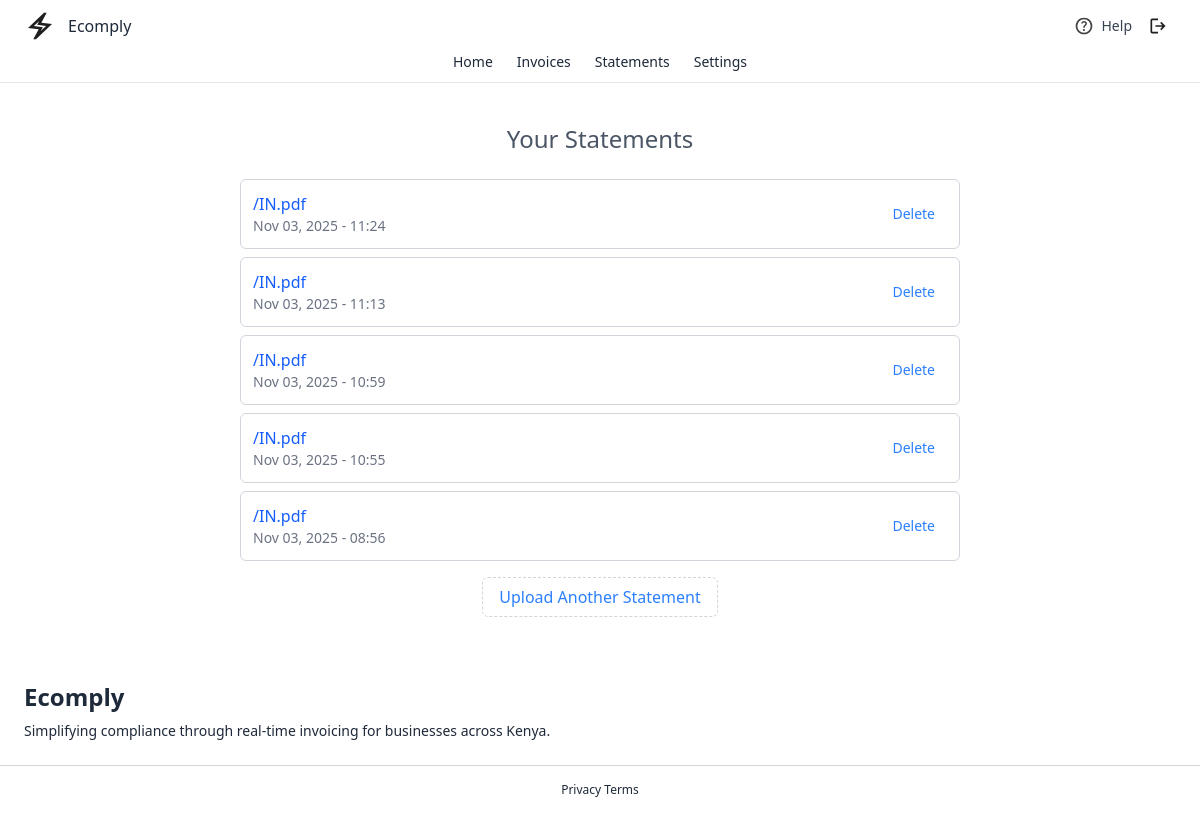
Page /statements/ (signed in) on the earlier database version.
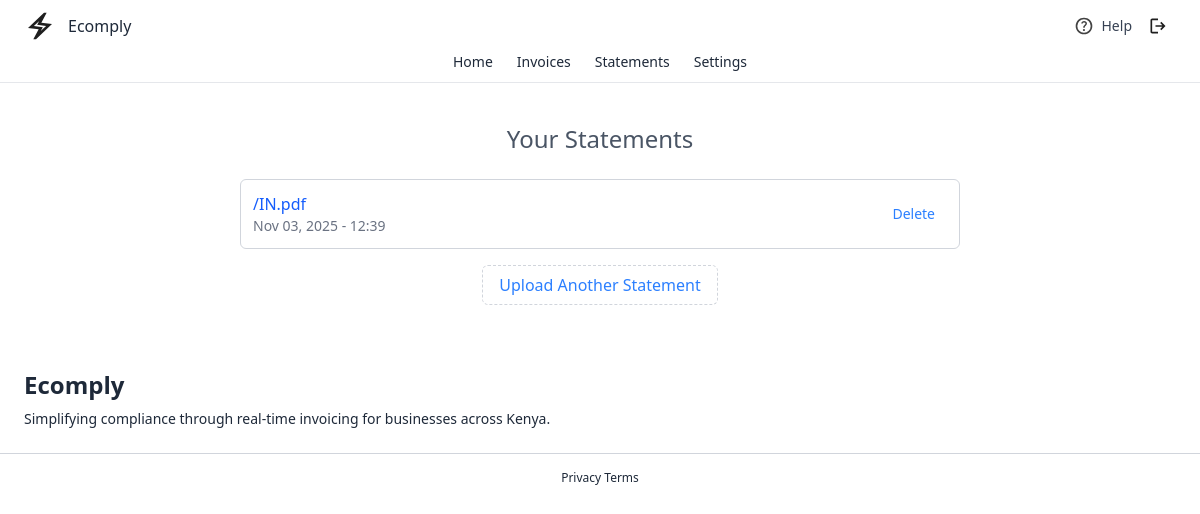
Same page on the later database version.
### page/models.py (models this page shows, shortened)
class UploadedStatement(models.Model):
    user = models.ForeignKey(User, on_delete=models.CASCADE)
    file = models.FileField(upload_to='statements/')
    uploaded_at = models.DateTimeField(auto_now_add=True)

### page/views.py (the view)
# urls.py: path('statements/', StatementListView.as_view(), name='statements'),
@method_decorator(login_required, name='dispatch')
class StatementListView(View):
    template_name = 'dashboard/statements.html'
    def get(self, request):
        statements = UploadedStatement.objects.filter(user=request.user).order_by('-uploaded_at')
        return render(request, self.template_name, {'statements': statements})

### templates/dashboard/statements.html (shortened to what this page needs)
{% extends 'base.html' %}
{% load static %}
{% block content %}
  {% include 'components/navbar.html' %}
  <div class="m-4 flex items-center justify-center bg-transparent">
    <div class="bg-white bg-opacity-95 rounded-md p-6 w-full max-w-3xl">
      <h1 class="text-2xl font-medium mb-6 text-gray-600 text-center">Your Statements</h1>
      {% if statements %}
        <ul class="divide-y divide-gray-200">
          {% for s in statements %}
            <li class="py-3 flex items-center justify-between border p-3 mb-2 border-gray-300 rounded-md hover:bg-blue-100">
              <div >
                <a href="{{ s.file.url }}" target="_blank" class="text-blue-600 hover:underline">
                  {{ s.file.name|slice:"10:" }}
                </a>
                <span class="text-gray-500 text-sm block">
                  {{ s.uploaded_at|date:"M d, Y - H:i" }}
                </span>
              </div>
              <form action="{% url 'delete_statement' s.pk %}" method="post" onsubmit="return confirm('Are you sure you want to delete this statement?');">
                <button type="submit"
                              class="px-3 py-1 text-sm  text-blue-500 hover:bg-gray-300 hover:text-blue-800 hover:rounded-md transition-all duration-200">
                  Delete
                </button>
              </form>
            </li>
          {% endfor %}
        </ul>
      {% else %}
        <p class="text-gray-600 text-center">No statements uploaded yet.</p>
      {% endif %}
      <div class="mt-6 text-center">
        <a href="{% url 'upload_statement' %}"
           class="px-4 py-2 border border-gray-300 border-dashed rounded-md text-blue-500 hover:bg-gray-300 hover:text-blue-800 hover:rounded-md transition-all duration-300">
          Upload Another Statement
        </a>
      </div>
    </div>
  </div>
      {% include 'components/Footer.html' %}
{% endblock %}

### templates/base.html (shortened to what this page needs)
{% load static tailwind_tags %}
<!DOCTYPE html>
<html lang="en">
<head>
      {% tailwind_css %}
</head>
<body>
      {% block content %}
    {% endblock %}
</body>
</html>

### templates/components/navbar.html
{% load static %}
<nav class="flex items-center justify-between px-6 py-2  bg-white">
  <div class="flex items-center space-x-3">
    <img src="{% static 'img/bolt.svg' %}" alt="Logo" class="h-8 w-8" />
        <span class="text-gray-800 font-medium">Ecomply</span>
  </div>
  {% load static %}
<div class="flex items-center space-x-2">
  <a href="#"
     class="flex items-center space-x-2 text-gray-700 hover:text-red-700 transition duration-200"
     title="Help">
    <img src="{% static 'img/help.svg' %}"
         alt="Help"
         class="w-5 h-5 object-contain">
    <span class="text-sm font-medium">Help</span>
  </a>
  <a href="{% url 'logout' %}"
     class="flex items-center justify-center w-9 h-9 rounded-full hover:bg-gray-100 transition duration-200"
     title="Logout">
    <img src="{% static 'img/logout.svg' %}"
         alt="Logout"
         class="w-5 h-5 object-contain">
  </a>
</div>
</nav>
<div class="flex items-center justify-center space-x-6 px-6  border-b border-gray-200 bg-white text-sm font-medium">
  <a href="{% url 'dashboard' %}" class="text-gray-800 border-b-2 border-transparent hover:border-blue-700 hover:text-blue-700 pb-2 transition-all duration-200">
   Home
  </a>
 <a href="{% url 'invoices' %}" class="text-gray-800 border-b-2 border-transparent hover:border-blue-700 hover:text-blue-700 pb-2 transition-all duration-200">
    Invoices
  </a>
  <a href="{% url 'statements' %}" class="text-gray-800 border-b-2 border-transparent hover:border-blue-700 hover:text-blue-700 pb-2 transition-all duration-200">
     Statements
  </a>
  <a href="#" class="text-gray-800 border-b-2 border-transparent hover:border-blue-700 hover:text-blue-700 pb-2 transition-all duration-200">
    Settings
  </a>
</div>

### templates/components/Footer.html (shortened to what this page needs)
{% load static %}
<footer class="w-full text-gray-800 py-8 mt-4 rounded-md">
  <div class="max-w-7xl mx-auto px-6 flex flex-col md:flex-row items-center justify-between space-y-4 md:space-y-0">
    <div class="text-center md:text-left md:flex-1">
      <h3 class="text-2xl font-semibold mb-2">Ecomply</h3>
      <p class="text-sm">
        Simplifying compliance through real-time invoicing for businesses across Kenya.
      </p>
    </div>
  </div>
  <div class="mt-6 text-center text-xs border-t border-gray-300 pt-4">
  <a href="#" class="hover:underline">Privacy</a>
      <a href="#" class="hover:underline">Terms</a>
  </div>
</footer>

Differences in the rows shown:
removed UploadedStatement: file.name "/IN.pdf", uploaded_at "Nov 03, 2025 - 11:24"
removed UploadedStatement: file.name "/IN.pdf", uploaded_at "Nov 03, 2025 - 11:13"
removed UploadedStatement: file.name "/IN.pdf", uploaded_at "Nov 03, 2025 - 10:59"
removed UploadedStatement: file.name "/IN.pdf", uploaded_at "Nov 03, 2025 - 10:55"
removed UploadedStatement: file.name "/IN.pdf", uploaded_at "Nov 03, 2025 - 08:56"
added UploadedStatement: file.name "/IN.pdf", uploaded_at "Nov 03, 2025 - 12:39"
